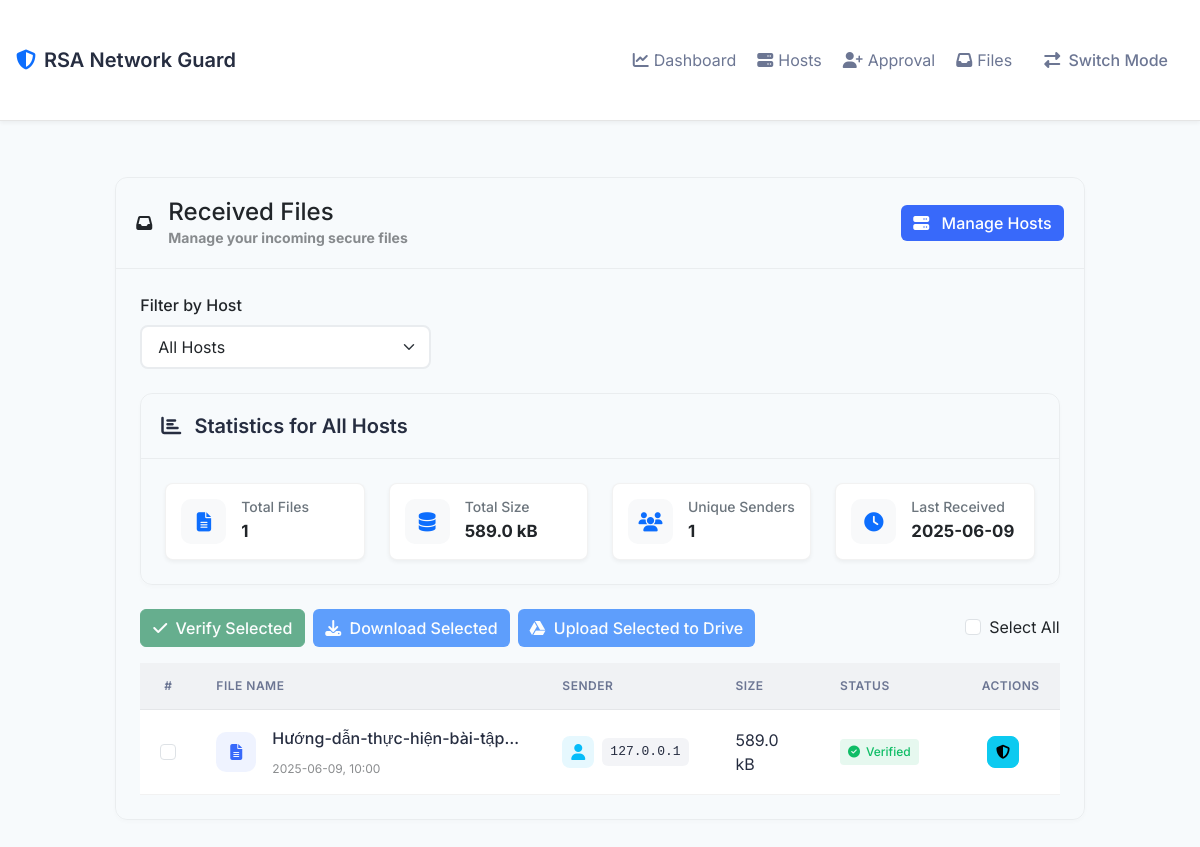
/receiver_files, run on an earlier commit of the app's database.
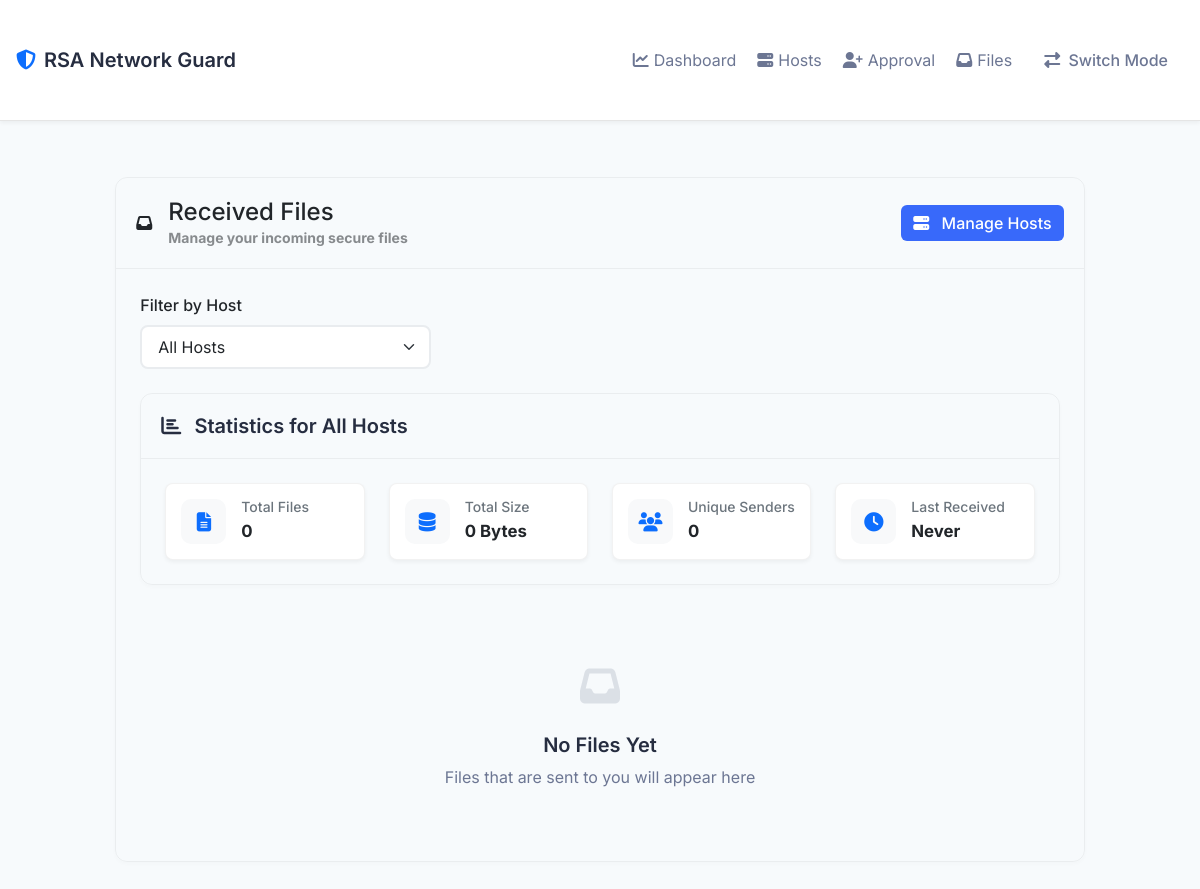
And on a later commit of the database.
### models.py (models this page shows, shortened)
class UploadSession(db.Model):
    id = db.Column(db.Integer, primary_key=True)
    sender_ip = db.Column(db.String(45), nullable=False)
    receiver_ip = db.Column(db.String(45), nullable=False)
    receiver_name = db.Column(db.String(100), nullable=False)
    session_token = db.Column(db.String(64), unique=True, nullable=False)
    filename = db.Column(db.String(255))
    file_hash = db.Column(db.String(128))
    file_size = db.Column(db.Integer)
    file_metadata = db.Column(db.Text)
    filepath = db.Column(db.String(512))
    drive_file_id = db.Column(db.String(100), nullable=True)
    drive_link = db.Column(db.String(512), nullable=True)
    source_type = db.Column(db.String(10))
    status = db.Column(db.String(20), default='pending')
    fail_step = db.Column(db.String(50))
    error_message = db.Column(db.Text)
    created_at = db.Column(db.DateTime, default=datetime.utcnow)
    updated_at = db.Column(db.DateTime, default=datetime.utcnow, onupdate=datetime.utcnow)
    downloaded_at = db.Column(db.DateTime)

### routes.py (the view)
@app.route('/receiver_files')
def receiver_files():
    client_ip = get_client_ip()
    hosts = Host.query.filter_by(created_by=client_ip).all()
    selected_host_id = request.args.get('host_id', type=int)
    if selected_host_id:
        selected_host = Host.query.get_or_404(selected_host_id)
        if selected_host.created_by != client_ip:
            flash('Access denied', 'error')
            return redirect(url_for('receiver_files'))
        received_files = UploadSession.query.filter_by(
            receiver_ip=selected_host.ip_address,
            receiver_name=selected_host.name
        ).order_by(UploadSession.created_at.desc()).all()
    else:
        host_ips = [host.ip_address for host in hosts]
        received_files = UploadSession.query.filter(
            UploadSession.receiver_ip.in_(host_ips)
        ).order_by(UploadSession.created_at.desc()).all()
    stats = {
        'total_files': len(received_files),
        'total_size': sum(f.file_size for f in received_files if f.file_size),
        'unique_senders': len(set(f.sender_ip for f in received_files)),
        'last_received': max((f.created_at for f in received_files), default=None)
    }
    return render_template('received_files.html',
                         hosts=hosts,
                         selected_host_id=selected_host_id,
                         received_files=received_files,
                         stats=stats)

### templates/received_files.html (shortened to what this page needs)
{% extends "base.html" %}
{% block content %}
<div class="row justify-content-center">
    <div class="col-lg-10">
        <div class="card mb-4">
            <div class="card-header d-flex justify-content-between align-items-center">
                <div class="d-flex align-items-center">
                    <div class="header-icon me-3">
                        <i class="fas fa-inbox"></i>
                    </div>
                    <div>
                        <h4 class="mb-0">Received Files</h4>
                        <p class="text-muted mb-0 small">Manage your incoming secure files</p>
                    </div>
                </div>
                <div>
                    <a href="{{ url_for('receiver_hosts') }}" class="btn btn-primary">
                        <i class="fas fa-server me-2"></i>
                        Manage Hosts
                    </a>
                </div>
            </div>
            <div id="received-files-container" class="card-body">
                {% if hosts %}
                <div class="mb-4">
                    <form action="{{ url_for('receiver_files') }}" method="GET" class="row">
                        <div class="col-md-4">
                            <label class="form-label fw-medium mb-2">Filter by Host</label>
                            <select class="form-select" id="hostSelect" name="host_id" onchange="this.form.submit()">
                                <option value="">All Hosts</option>
                            </select>
                        </div>
                    </form>
                </div>
                {% endif %}
                <div class="card mb-4">
                    <div class="card-header">
                        <h5 class="mb-0">
                            <i class="fas fa-chart-bar me-2"></i>
                            Statistics
                            {% if selected_host_id %}
                                for {{ hosts|selectattr('id', 'eq', selected_host_id)|first|attr('name') }}
                            {% else %}
                                for All Hosts
                            {% endif %}
                        </h5>
                    </div>
                    <div class="card-body">
                        <div class="row g-4">
                            <div class="col-md-3">
                                <div class="stat-card">
                                    <div class="stat-icon">
                                        <i class="fas fa-file-alt"></i>
                                    </div>
                                    <div class="stat-info">
                                        <h6>Total Files</h6>
                                        <strong>{{ stats.total_files }}</strong>
                                    </div>
                                </div>
                            </div>
                            <div class="col-md-3">
                                <div class="stat-card">
                                    <div class="stat-icon">
                                        <i class="fas fa-database"></i>
                                    </div>
                                    <div class="stat-info">
                                        <h6>Total Size</h6>
                                        <strong>{{ stats.total_size | filesizeformat }}</strong>
                                    </div>
                                </div>
                            </div>
                            <div class="col-md-3">
                                <div class="stat-card">
                                    <div class="stat-icon">
                                        <i class="fas fa-users"></i>
                                    </div>
                                    <div class="stat-info">
                                        <h6>Unique Senders</h6>
                                        <strong>{{ stats.unique_senders }}</strong>
                                    </div>
                                </div>
                            </div>
                            <div class="col-md-3">
                                <div class="stat-card">
                                    <div class="stat-icon">
                                        <i class="fas fa-clock"></i>
                                    </div>
                                    <div class="stat-info">
                                        <h6>Last Received</h6>
                                        <strong>{{ stats.last_received.strftime('%Y-%m-%d') if stats.last_received else 'Never' }}</strong>
                                    </div>
                                </div>
                            </div>
                        </div>
                    </div>
                </div>
                {% if received_files %}
                <div class="mb-3">
                    <div class="d-flex justify-content-between align-items-center">
                        <div class="d-flex gap-2">
                            <button id="batch-verify-btn" class="btn btn-success" disabled>
                                <i class="fas fa-check me-1"></i> Verify Selected
                            </button>
                            <button id="batch-download-btn" class="btn btn-primary" disabled>
                                <i class="fas fa-download me-1"></i> Download Selected
                            </button>
                            <button id="batch-drive-btn" class="btn btn-primary" disabled>
                                <i class="fab fa-google-drive me-1"></i> Upload Selected to Drive
                            </button>
                        </div>
                        <div>
                            <div class="form-check">
                                <input class="form-check-input" type="checkbox" id="select-all-files">
                                <label class="form-check-label" for="select-all-files">Select All</label>
                            </div>
                        </div>
                    </div>
                </div>
                <div class="table-responsive">
                    <table id="table-received-files" class="table table-hover align-middle mb-0">
                        <thead>
                            <tr>
                                <th style="width: 5%">
                                    <div class="text-center">#</div>
                                </th>
                                <th style="width: 30%">File Name</th>
                                <th style="width: 20%">Sender</th>
                                <th style="width: 15%">Size</th>
                                <th style="width: 15%">Status</th>
                                <th style="width: 15%" class="text-end">Actions</th>
                            </tr>
                        </thead>
                        <tbody>
                            {% for file in received_files %}
                            <tr data-session-token="{{ file.session_token }}" data-file-id="{{ file.id }}">
                                <td class="text-center">
                                    <input class="form-check-input file-checkbox" type="checkbox"
                                           data-status="{{ file.status }}"
                                           data-session-token="{{ file.session_token }}"
                                           data-file-id="{{ file.id }}">
                                </td>
                                <td>
                                    <div class="d-flex align-items-center">
                                        <div class="file-icon me-3">
                                            <i class="fas fa-file-alt"></i>
                                        </div>
                                        <div class="file-info">
                                            <div class="file-name">{{ file.filename }}</div>
                                            <div class="file-date text-muted small">
                                                {{ file.created_at.strftime('%Y-%m-%d, %H:%M') }}
                                            </div>
                                        </div>
                                    </div>
                                </td>
                                <td>
                                    <div class="d-flex align-items-center">
                                        <div class="sender-avatar me-2">
                                            <i class="fas fa-user"></i>
                                        </div>
                                        <code class="sender-ip">{{ file.sender_ip }}</code>
                                    </div>
                                </td>
                                <td>{{ file.file_size | filesizeformat }}</td>
                                <td>
                                    {% if file.status == 'verified' %}
                                        <span class="status-badge status-verified">
                                            <i class="fas fa-check-circle"></i>
                                            Verified
                                        </span>
                                    {% elif file.status == 'failed' %}
                                        <span class="status-badge status-failed">
                                            <i class="fas fa-times-circle"></i>
                                            Failed
                                        </span>
                                    {% elif file.status == 'downloaded' %}
                                        <span class="status-badge status-downloaded">
                                            <i class="fas fa-download"></i>
                                            Downloaded
                                        </span>
                                    {% else %}
                                        <span class="status-badge status-pending">
                                            <i class="fas fa-clock"></i>
                                            Pending
                                        </span>
                                    {% endif %}
                                </td>
                                <td class="text-end">
                                    <div id="file-action-btn" style="display: flex; gap: 3px; justify-content: center;">
                                        {% if file.status != 'pending' %}
                                        <button type="button" class="btn btn-sm btn-info verify-details-btn"
                                                data-session-token="{{ file.session_token }}"
                                                data-file-id="{{ file.id }}"
                                                data-bs-toggle="tooltip"
                                                data-bs-title="View Verification Details">
                                            <i class="fas fa-shield-alt"></i>
                                        </button>
                                        {% endif %}
                                    </div>
                                </td>
                            </tr>
                            {% endfor %}
                        </tbody>
                    </table>
                </div>
                {% else %}
                <div class="empty-state text-center py-5">
                    <div class="empty-state-icon mb-3">
                        <i class="fas fa-inbox"></i>
                    </div>
                    <h5 class="empty-state-title">No Files Yet</h5>
                    <p class="empty-state-text mb-0">Files that are sent to you will appear here</p>
                </div>
                {% endif %}
            </div>
        </div>
    </div>
</div>
{% endblock %}

What changed in the data, as far as the page shows it:
removed UploadSession: last_received "2025-06-09", filename "Hướng-dẫn-thực-hiện-bài-tập…", created_at "2025-06-09, 10:00", sender_ip "127.0.0.1", file_size|filesizeformat "589.0 kB", status "verified" (drawn)
Also different on the page:
{{ stats.total_files }}: "1" → "0"
{{ stats.total_size | filesizeformat }}: "589.0 kB" → "0 Bytes"
{{ stats.unique_senders }}: "1" → "0"
form field value: "☐" → (not shown)
text no longer shown: "Verify Selected Download Selected Upload Selected to Drive Select All # FILE NAME SENDER SIZE STATUS ACTIONS"
text now shown: "Never No Files Yet Files that are sent to you will appear here"
